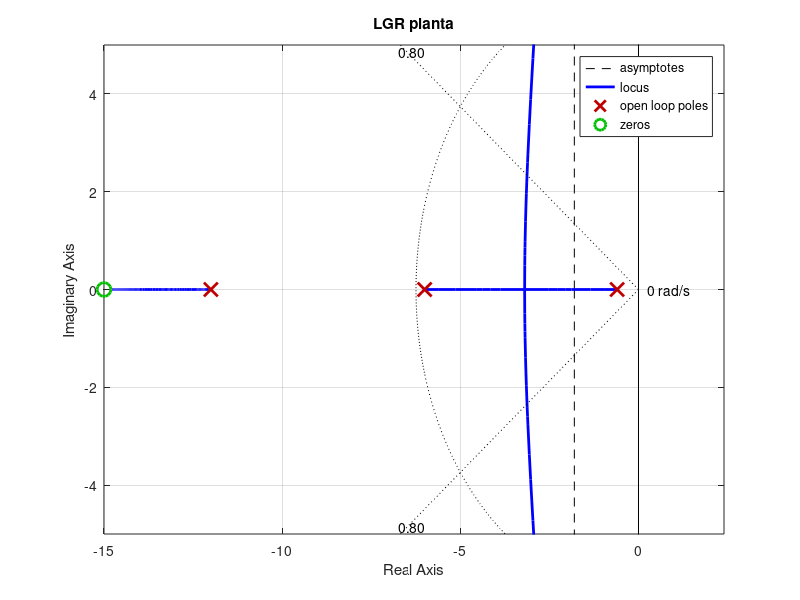

Reproduce this figure in MATLAB. (Note: this script raises an error after producing the figure.)
%% Limpieza

close all;
clear;
clc;

%% Definicion del sistema

% Variable de Laplace
s =tf('s');
G = (550*(s+15))/((s+0.6)*(s+6)*(s+12));
H = 1;

% Obtén los datos del numerador y denominador
[num, den] = tfdata(G, 'v');

% Almacena los coeficientes en variables separadas
G_num = num;
G_den = den;

polos_LA = pole(G*H);
ceros_LA = zero(G*H);


%% Especificaciones

Mp = 1.5/100;
ts = 0.8;

xi = sqrt((log(Mp)^2)/(pi^2+log(Mp)^2));
Wn = (4)/(xi*ts);

%% Polos deseados

Pd1 = -xi*Wn + 1i * Wn * sqrt(1-xi^2);
Pd2 = -xi*Wn - 1i * Wn * sqrt(1-xi^2);

%% LGR Planta vs Polos deseados

figure('Name','LGR Planta');
rlocus(G*H);
axis([-15 1 -5 5]);
sgrid (xi,Wn);
title('LGR planta');

%% Diseno del controlador

% Parametro b
b_adelanto = abs(real(polos_LA(3)));

% Distancias

Pd1_real = abs(real(Pd1));
Pd1_imag = abs(imag(Pd1));

polo_LA_1_real = abs(real(polos_LA(1)));
polo_LA_2_real = abs(real(polos_LA(2)));
polo_LA_3_real = abs(real(polos_LA(3)));

% Angulos
theta1 = 180 - atan2d(Pd1_imag,Pd1_real-polo_LA_3_real);
theta2 = atan2d(Pd1_imag,polo_LA_2_real-Pd1_real);
theta3 = atan2d(Pd1_imag,polo_LA_1_real-Pd1_real);

% Criterio del argumento

critArg = 0 - (theta1+theta2+theta3);

alpha = -180-critArg;

fprintf('El angulo a aportar por el compensador es: %.4f\n',alpha);
disp('');

% Angulos del compensador

gamma = 180 - theta1;
betha = 180 - gamma - alpha;

% Distancias para calcular a_adelanto

h = (Pd1_imag)/(sind(betha));
y = cosd(betha)*h;

a_adelanto = y + Pd1_real;

G_comp_adelanto_sin_K = (s+b_adelanto)/(s+a_adelanto);

%% Ajuste de ganancia

% Ganancia rlocfind

[K_rlocfind,polos_LC] = rlocfind(G_comp_adelanto_sin_K*G*H,Pd1);

%% Representacion sistema controlado

figure('Name','Control 1 concelacion en -0.6');
rlocus(G_comp_adelanto_sin_K*G*H);
axis([-15 1 -5 5]);
sgrid (xi,Wn);
title('Controlador 1 cancelacion -0.6');
hold on;

%% Cancelacion en s = -6

% Parametro b2
b_adelanto2 = abs(real(polos_LA(2)));

% Angulos del compensador

gamma2 = 180 - theta2;
betha2 = 180 - gamma2 - alpha;

% Distancias para calcular a_adelanto

h2 = (Pd1_imag)/(sind(betha2));
y2 = cosd(betha2)*h;

a_adelanto2 = y2 + Pd1_real;

G_comp_adelanto_sin_K2 = (s+b_adelanto2)/(s+a_adelanto2);

% Ajuste de ganancia

% Ganancia rlocfind

[K_rlocfind2,polos_LC2] = rlocfind(G_comp_adelanto_sin_K2*G*H,Pd1);

% Representacion sistema controlado

figure('Name','Control 1 concelacion en -6');
rlocus(G_comp_adelanto_sin_K2*G*H);
axis([-15 1 -5 5]);
sgrid (xi,Wn);
title('Controlador 1 cancelacion -6');
hold on;


%% Funcion de transferencia LC compensador 1

fdt_LC = feedback(K_rlocfind*G_comp_adelanto_sin_K*G,H);

polos_LC = pole(fdt_LC);
ceros_LC = zero(fdt_LC);

%% Funcion de transferencia LC compensador 2

fdt_LC2 = feedback(K_rlocfind2*G_comp_adelanto_sin_K2*G,H);

polos_LC2 = pole(fdt_LC2);
ceros_LC2 = zero(fdt_LC2);


%% Respuesta de los dos sistemas ante respuesta escalon unitario

% Step

figure('Name','Respuesta ante entrada escalon unitario')

% Controlador 1
subplot(1,2,1);
step(fdt_LC,'b');
hold on;
% Referecias de interes
axis([0 1.5 -1 2]);
plot([-1 5],[1+Mp 1+Mp],'r--');
plot([-1 5],[1.2 1.2],'g--');
plot([-1 5],[0.98 0.98],'g--');
plot([ts ts],[-1 2],'k--');
title('Controlador 1 cancelacion -0.6');
hold on;

% Controlador 2
subplot(1,2,2);
step(fdt_LC2,'b');
hold on;
% Referecias de interes
axis([0 1.5 -1 2]);
plot([-1 5],[1+Mp 1+Mp],'r--');
plot([-1 5],[1.2 1.2],'g--');
plot([-1 5],[0.98 0.98],'g--');
plot([ts ts],[-1 2],'k--');
title('Controlador 2 cancelacion -6');


%% mas ganancia


figure('Name','Respuestas con diferentes ganancias');

% Configuración del subplot
ganancias = 15:2:25; % Factores de ganancia a usar
numGanancias = length(ganancias);

for i = 1:numGanancias
    % Calcular la ganancia
    factor = ganancias(i);
    ganancia = K_rlocfind2 * factor;
    fdt_temp = feedback(ganancia * G_comp_adelanto_sin_K2 * G, H);

    % Subplot para cada ganancia
    subplot(2, 3, i);
    step(fdt_temp);
    hold on;
    axis([0 1.5 -1 2]);
    plot([-1 5], [1 + Mp 1 + Mp], 'r--'); % Línea del sobreimpulso
    plot([-1 5], [1.02 1.02], 'g--');    % Tolerancia superior
    plot([-1 5], [0.98 0.98], 'g--');    % Tolerancia inferior
    plot([ts ts], [-1 2], 'k--');        % Línea del tiempo de asentamiento
    title(['Ganancia = ', num2str(ganancia)]);
end

sgtitle('Respuesta a escalón para diferentes ganancias');


% Incluiria una ganacia o implementaria un controlador PID, con la ganancia
% tendriamos que reconsiderar las especificaciones como el MP


%% Respuesta en frecuencia

% Control 1 cancelacion en -0.6

comp_1_lc = feedback(G_comp_adelanto_sin_K*G,H);

figure('Name','Control 1 cancelacion en -0.6')
subplot(1,2,1);
bode ( comp_1_lc );
grid on;
title('Bode');
hold on;

% Margen de Ganancia y Fase

% "Bode"
subplot(1,2,2);
margin(comp_1_lc);
grid on;

% Guarda valores
[MG, MF, wcg, wcf]=margin(comp_1_lc);

MG_db = 20*log10(MG);

anchoBanda1 = bandwidth (comp_1_lc);

fprintf('El MG es: %.4f\n',MG_db);
disp('');
fprintf('Wcg se encuentra en: %.4f rad/s\n',wcg);
disp('');
fprintf('El MF es: %.4f\n',MF);
disp('');
fprintf('Wcf se encuentra en: %.4f rad/s\n',wcf);
disp('');
fprintf('Ancho de banda 1: %.4f rad/s\n',anchoBanda1);
disp('');

% Crear el título con los valores calculados
titulo1 = sprintf('MG = %.2f dB, MF = %.2f°, Ancho de Banda = %.2f rad/s', ...
    MG_db, MF, anchoBanda1);
% Asignar el título a la gráfica
title(titulo1);


% Control 2 cancelacion en -6

comp_2_lc = feedback(G_comp_adelanto_sin_K2*G,H);

figure('Name','Control 2 cancelacion en -6')
subplot(1,2,1);
bode ( comp_2_lc );
grid on;
title('Bode');
hold on;

% Margen de Ganancia y Fase

% margin
subplot(1,2,2);
margin(comp_2_lc);
grid on;


% Guarda valores
[MG2, MF2, wcg2, wcf2]=margin(comp_2_lc);

MG_db2 = 20*log10(MG2);

anchoBanda2 = bandwidth (comp_2_lc);

% Crear el título con los valores calculados
titulo2 = sprintf('MG = %.2f dB, MF = %.2f°, Ancho de Banda = %.2f rad/s', ...
    MG_db2, MF2, anchoBanda2);
% Asignar el título a la gráfica
title(titulo2);

fprintf('El MG es: %.4f\n',MG_db2);
disp('');
fprintf('Wcg se encuentra en: %.4f rad/s\n',wcg2);
disp('');
fprintf('El MF es: %.4f\n',MF2);
disp('');
fprintf('Wcf se encuentra en: %.4f rad/s\n',wcf2);
disp('');
fprintf('Ancho de banda 2: %.4f rad/s\n',anchoBanda2);
disp('');


%% Resumen

fprintf('\n● El angulo a aportar por el compensador es: %.4f\n', alpha);
fprintf('\n● El MG es: %s\n', 'Inf');
fprintf('● Wcg se encuentra en: %s rad/s\n', 'Inf');
fprintf('● El MF es: %.4f\n', MF);
fprintf('● Wcf se encuentra en: %.4f rad/s\n', wcf);
fprintf('● Ancho de banda 1: %.4f rad/s\n\n', anchoBanda1);

fprintf('● El MG2 es: %s\n', 'Inf');
fprintf('● Wcg se encuentra en: %s rad/s\n', 'Inf');
fprintf('● El MF2 es: %.4f\n', MF2);
fprintf('● Wcf2 se encuentra en: %.4f rad/s\n', wcf2);
fprintf('● Ancho de banda 2: %.4f rad/s\n\n', anchoBanda2);

fprintf('● El sistema tiene un MG = infinito en los dos casos ya que la ganancia\n');
fprintf('  total del sistema controlado no disminuye en ningun momento de -180\n');
fprintf('  grados, podrian soportar aumentos de ganancia significativos sin llegar a\n');
fprintf('  la inestabilidad.\n\n');













                                                                                                                                                                                                                                                                                                                                                                                                                                                                                                    